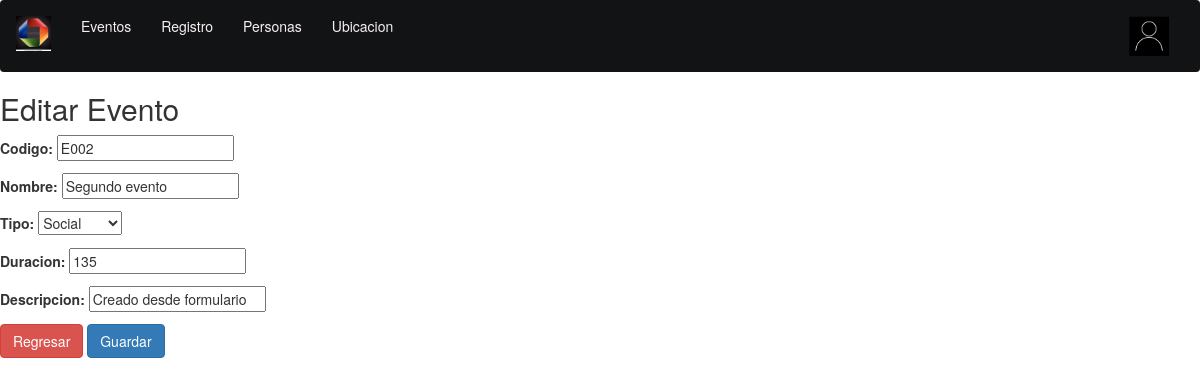
The app's page /evento/evento/update/4/ with its own data.
### evento/models.py (models this page shows, shortened)
class Evento(models.Model):
    id=models.AutoField(primary_key=True)
    codigo=models.CharField(max_length=5)
    nombre=models.CharField(max_length=50)
    tipoevento=[
        ('C', 'Cultural'),
        ('D', 'Diversión'),
        ('E', 'Educativo'),
        ('S', 'Social'),
        ('M', 'Musical'),
        ('D', 'Deportivo'),
        ('O', 'Otro')]
    tipo=models.CharField(max_length=1, choices=tipoevento, default='C')
    duracion=models.PositiveSmallIntegerField(default=120)
    descripcion=models.CharField(max_length=255)

### evento/views.py (the view)
# urls.py: path('evento/update/<int:pk>/', views.EventoUpdateView.as_view(), name='evento_update'),
class EventoUpdateView(UpdateView):
    model = Evento
    template_name = 'evento/evento_create.html'
    fields = ['codigo', 'nombre', 'tipo','duracion','descripcion']
    def get_context_data(self, **kwargs):
        context = super().get_context_data(**kwargs)
        context['edit'] = True
        return context

### poli/templates/evento/evento_create.html (shortened to what this page needs)
{% extends 'base/base.html' %}
{% block content %}
    <h2>
        {% if not edit %}
           Crear Evento
        {% else %}
            Editar Evento
        {% endif %}
    </h2>
    <form method="post">
        {{ form.as_p }}
        <div class="float-right">
            <a href="{% url 'evento:homeEvento' %}" class="btn btn-danger">Regresar</a>
            <button class="btn btn-primary" type="submit">Guardar</button>
        </div>
    </form>
{% endblock %}

### records on screen
Evento: codigo "E002", nombre "Segundo evento", tipo "Social", duracion "135", descripcion "Creado desde formulario"
